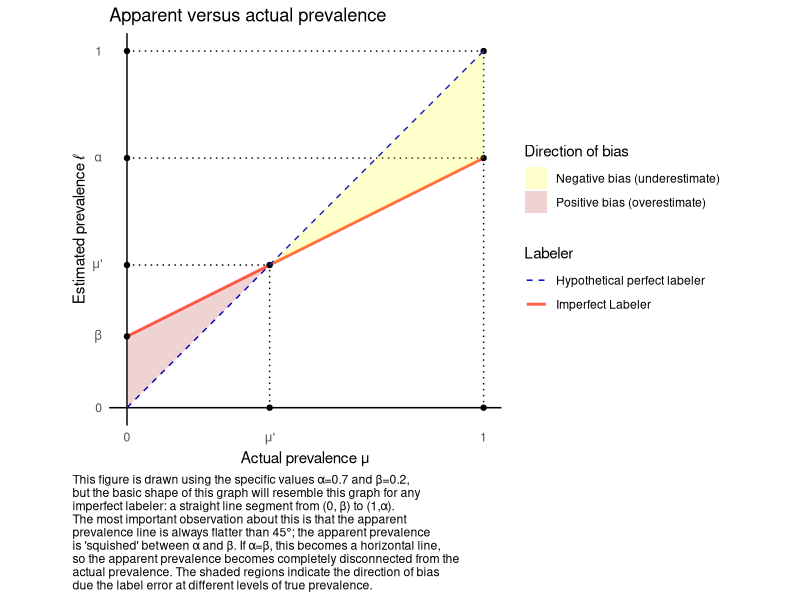

R code for this plot:
## ---- chunk 1
library(ggplot2)
fig_1 <- function(alpha = .7, beta = .2, wrapwidth = 70) {
  caption <- glue::glue(stringr::str_wrap("This figure is drawn using the specific values α={alpha} and β={beta}, but the basic shape of this graph will resemble this graph for any imperfect labeler: a straight line segment from (0, β) to (1,α). The most important observation about this is that the apparent prevalence line is always flatter than 45°; the apparent prevalence is 'squished' between α and β. If α=β, this becomes a horizontal line, so the apparent prevalence becomes completely disconnected from the actual prevalence. The shaded regions indicate the direction of bias due the label error at different levels of true prevalence.", width = wrapwidth))
  eq_point <- beta / (1 - (alpha - beta))
  ggplot() +
    geom_function(fun = \(x) beta + (alpha - beta) * x, aes(color = "Imperfect Labeler"), linewidth = 1) + 
    coord_fixed() +
    geom_hline(yintercept = 0) + 
    geom_vline(xintercept = 0) +
    annotate("point", 
             x = c(0,    0,     1,     1, eq_point, 0, eq_point, 1, 0), 
             y = c(beta, alpha, alpha, 0, eq_point, eq_point, 0, 1, 1)) +
    
    annotate("segment", 
             x = c(0,     1,     0,        eq_point, 0), 
             y = c(alpha, 1, eq_point, 0, 1), 
             
             xend = c(1,     1, eq_point, eq_point, 1), 
             yend = c(alpha, 0, eq_point, eq_point, 1), linetype = 'dotted') +
    
    scale_y_continuous(breaks = c(0, beta, eq_point, alpha, 1), limits = c(0, 1),
                       labels = c("0", expression(beta), expression(mu * "'"), expression(alpha), 1)) +
    scale_x_continuous(breaks = c(0, eq_point, 1), limits = c(0, 1), labels = c("0", expression(mu * "'"), "1")) +
    labs(y = "Estimated prevalence ℓ", x = "Actual prevalence μ", color = "Labeler", fill = "Direction of bias", title = "Apparent versus actual prevalence", caption = caption) +
    theme_minimal() +
    theme(panel.grid = element_blank(), plot.caption.position = 'plot',
          plot.caption = element_text(hjust=0)) +
    geom_function(fun = \(x) x, aes(color = "Hypothetical perfect labeler"), linetype = 'dashed') +
    geom_polygon(
      data = tibble::tibble(
        x = c(0, 0, eq_point),
        y = c(0, beta, eq_point)
      ),
      aes(x = x, y = y, fill = 'Positive bias (overestimate)'),
      alpha = 0.2
    ) +
    geom_polygon(
      data = tibble::tibble(
        x = c(eq_point, 1, 1),
        y = c(eq_point, 1, alpha)
      ),
      aes(x = x, y = y, fill = 'Negative bias (underestimate)'), 
      alpha = 0.2
    ) +
    scale_fill_manual(values = c("yellow", "firebrick")) +
    scale_color_manual(values = c('mediumblue', 'tomato'))
}
fig_1()
